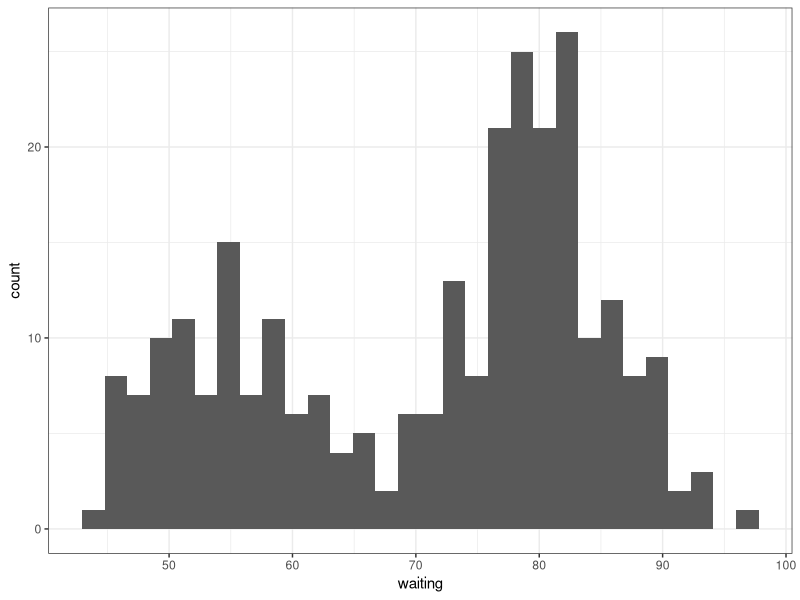
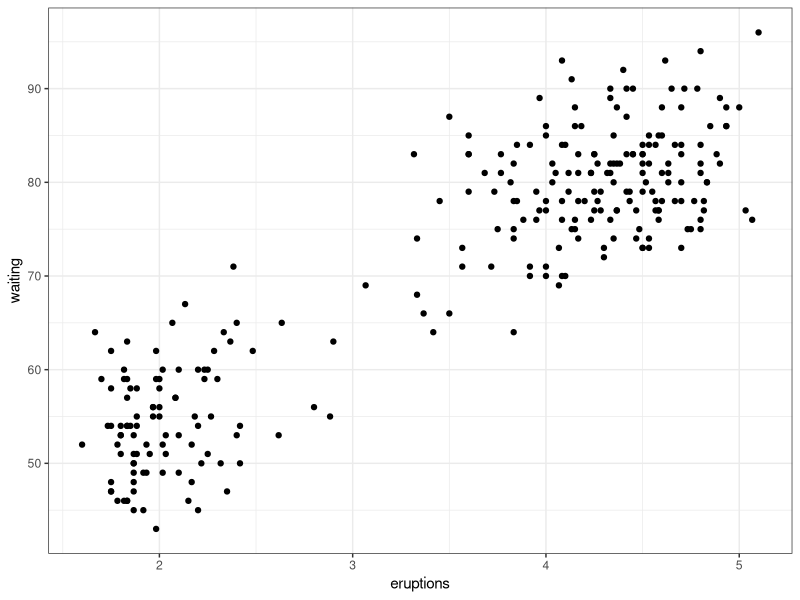
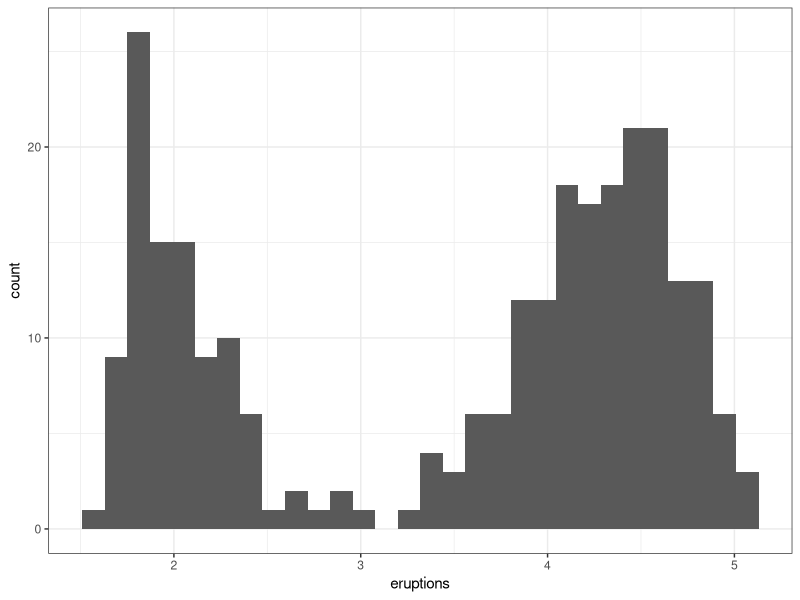
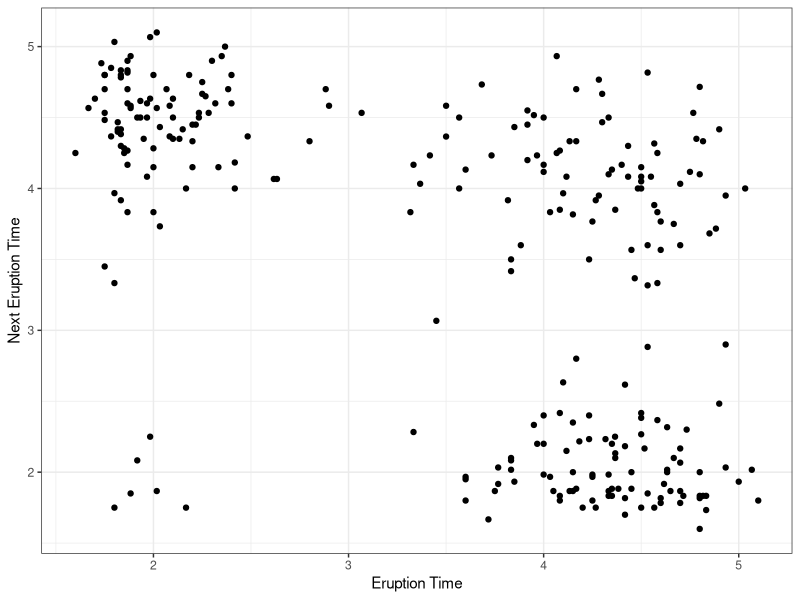

Write the R code that produced these figures, in order.
## ---- chunk 1
knitr::opts_chunk$set(echo = TRUE,
                      ggplot2::theme_set(ggplot2::theme_bw()))
## ---- chunk 2
library(tidyverse)
data("faithful")
## ---- chunk 3
ggplot(faithful, aes(x = waiting)) +
  geom_histogram(bins = 30)
## ---- chunk 4
ggplot(faithful, aes(x = eruptions, y = waiting)) +
  geom_point()
## ---- chunk 5
ggplot(faithful, aes(x = eruptions)) +
  geom_histogram(bins = 30)
## ---- chunk 6
dftemp <- tibble(x = faithful$eruptions[1:(nrow(faithful) - 1)], 
                 y = faithful$eruptions[2:nrow(faithful)])
ggplot(dftemp, aes(x = x, y = y)) +
  geom_point() +
  xlab("Eruption Time") +
  ylab("Next Eruption Time")
## ---- chunk 7
faithful %>%
  mutate(length = case_when(eruptions < 3 ~ "short",
                            eruptions > 3 ~ "long")) ->
  faithful
head(faithful)
## ---- chunk 8
faithful %>%
  mutate(next_length = c(length[2:n()], NA)) ->
  faithful
head(faithful)

table(faithful$length, faithful$next_length) %>%
  prop.table(margin = 1)
